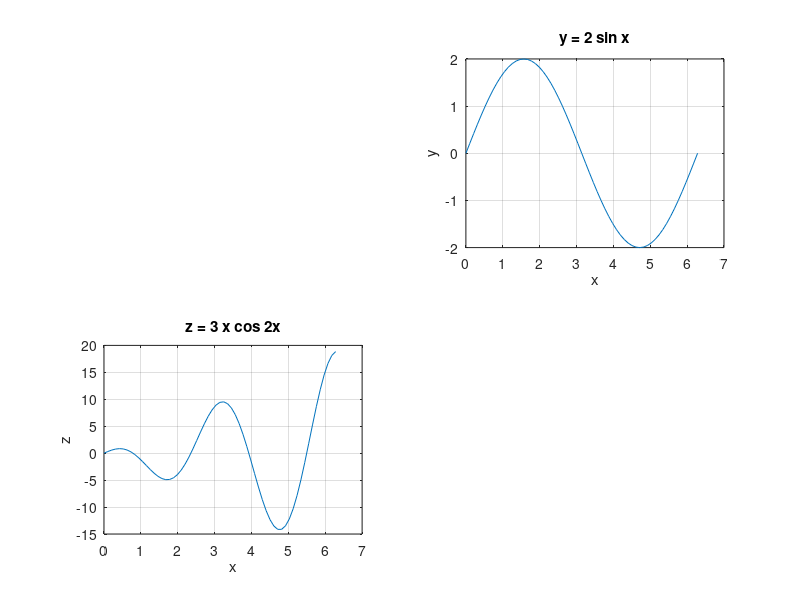

Recreate this plot in MATLAB.

x = 0:pi/30:2*pi;   % 1. how many values are there? 61

y = 2 * sin(x);
z = 3 * x .* cos(2 * x);

% 2. plot y = 2 sin x on a 2x2 subplot on topright hand corner
subplot(2, 2, 2);
plot(x, y);
title('y = 2 sin x');
xlabel('x');
ylabel('y');
grid on;

% 3. plot z = 3x cos2x on the same 2x2 subplot on bottom left hand corner
subplot(2, 2, 3);
plot(x, z);
title('z = 3 x cos 2x');
xlabel('x');
ylabel('z');
grid on;